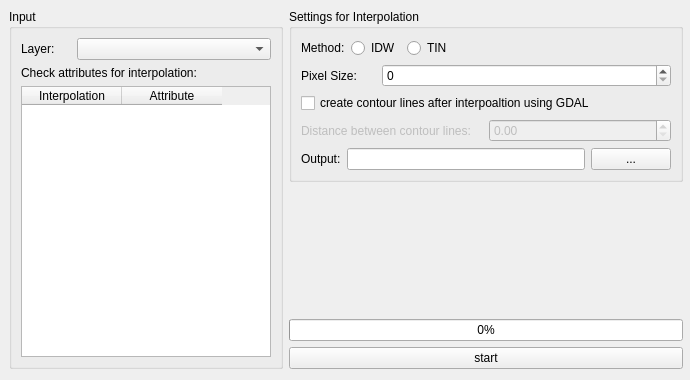
<?xml version="1.0" encoding="UTF-8"?>
<ui version="4.0">
 <class>BatchInterpolationDialogBase</class>
 <widget class="QDialog" name="BatchInterpolationDialogBase">
  <property name="geometry">
   <rect>
    <x>0</x>
    <y>0</y>
    <width>690</width>
    <height>380</height>
   </rect>
  </property>
  <property name="windowTitle">
   <string>Batch-Interpolation</string>
  </property>
  <widget class="QWidget" name="horizontalLayoutWidget">
   <property name="geometry">
    <rect>
     <x>9</x>
     <y>9</y>
     <width>674</width>
     <height>360</height>
    </rect>
   </property>
   <layout class="QHBoxLayout" name="horizontalLayout_main">
    <item>
     <layout class="QVBoxLayout" name="verticalLayout_input">
      <property name="sizeConstraint">
       <enum>QLayout::SetDefaultConstraint</enum>
      </property>
      <item>
       <widget class="QGroupBox" name="groupBox_input">
        <property name="title">
         <string>Input</string>
        </property>
        <layout class="QVBoxLayout" name="verticalLayout_4">
         <item>
          <layout class="QVBoxLayout" name="verticalLayout_input_2">
           <item>
            <layout class="QHBoxLayout" name="horizontalLayout_2">
             <item>
              <widget class="QLabel" name="label_layer">
               <property name="sizePolicy">
                <sizepolicy hsizetype="Preferred" vsizetype="Fixed">
                 <horstretch>0</horstretch>
                 <verstretch>0</verstretch>
                </sizepolicy>
               </property>
               <property name="maximumSize">
                <size>
                 <width>50</width>
                 <height>16777215</height>
                </size>
               </property>
               <property name="text">
                <string>Layer:</string>
               </property>
              </widget>
             </item>
             <item>
              <widget class="QComboBox" name="comboBox_layers"/>
             </item>
            </layout>
           </item>
           <item>
            <widget class="QLabel" name="label_attributes">
             <property name="text">
              <string>Check attributes for interpolation:</string>
             </property>
            </widget>
           </item>
           <item>
            <layout class="QHBoxLayout" name="horizontalLayout_3">
             <item>
              <widget class="QTableWidget" name="tableWidget_attributes">
               <property name="sizePolicy">
                <sizepolicy hsizetype="Preferred" vsizetype="Expanding">
                 <horstretch>0</horstretch>
                 <verstretch>0</verstretch>
                </sizepolicy>
               </property>
               <property name="maximumSize">
                <size>
                 <width>250</width>
                 <height>16777215</height>
                </size>
               </property>
               <property name="rowCount">
                <number>0</number>
               </property>
               <property name="columnCount">
                <number>2</number>
               </property>
               <column>
                <property name="text">
                 <string>Interpolation</string>
                </property>
               </column>
               <column>
                <property name="text">
                 <string>Attribute</string>
                </property>
               </column>
              </widget>
             </item>
            </layout>
           </item>
          </layout>
         </item>
        </layout>
       </widget>
      </item>
     </layout>
    </item>
    <item>
     <layout class="QVBoxLayout" name="verticalLayout_6">
      <item>
       <widget class="QGroupBox" name="groupBox_setting">
        <property name="sizePolicy">
         <sizepolicy hsizetype="Preferred" vsizetype="Preferred">
          <horstretch>0</horstretch>
          <verstretch>0</verstretch>
         </sizepolicy>
        </property>
        <property name="title">
         <string>Settings for Interpolation</string>
        </property>
        <layout class="QVBoxLayout" name="verticalLayout_2">
         <item>
          <layout class="QVBoxLayout" name="verticalLayout_7">
           <item>
            <layout class="QHBoxLayout" name="horizontalLayout_4">
             <item>
              <widget class="QLabel" name="label_method">
               <property name="text">
                <string>Method:</string>
               </property>
              </widget>
             </item>
             <item>
              <widget class="QRadioButton" name="radioButton_idw">
               <property name="text">
                <string>IDW</string>
               </property>
               <attribute name="buttonGroup">
                <string notr="true">buttonGroup_method</string>
               </attribute>
              </widget>
             </item>
             <item>
              <widget class="QRadioButton" name="radioButton_tin">
               <property name="text">
                <string>TIN</string>
               </property>
               <attribute name="buttonGroup">
                <string notr="true">buttonGroup_method</string>
               </attribute>
              </widget>
             </item>
             <item>
              <spacer name="horizontalSpacer">
               <property name="orientation">
                <enum>Qt::Horizontal</enum>
               </property>
               <property name="sizeHint" stdset="0">
                <size>
                 <width>40</width>
                 <height>20</height>
                </size>
               </property>
              </spacer>
             </item>
            </layout>
           </item>
           <item>
            <layout class="QHBoxLayout" name="horizontalLayout_5">
             <item>
              <widget class="QLabel" name="label_pixelSize">
               <property name="maximumSize">
                <size>
                 <width>75</width>
                 <height>16777215</height>
                </size>
               </property>
               <property name="text">
                <string>Pixel Size:</string>
               </property>
              </widget>
             </item>
             <item>
              <widget class="QSpinBox" name="spinBox_pixelSize"/>
             </item>
            </layout>
           </item>
           <item>
            <layout class="QVBoxLayout" name="verticalLayout_5">
             <item>
              <widget class="QCheckBox" name="checkBox_contourLines">
               <property name="text">
                <string>create contour lines after interpoaltion using GDAL</string>
               </property>
              </widget>
             </item>
            </layout>
           </item>
           <item>
            <layout class="QHBoxLayout" name="horizontalLayout_9">
             <item>
              <widget class="QLabel" name="label_contourLines">
               <property name="enabled">
                <bool>false</bool>
               </property>
               <property name="text">
                <string>Distance between contour lines:</string>
               </property>
              </widget>
             </item>
             <item>
              <widget class="QDoubleSpinBox" name="doubleSpinBox_contourLines">
               <property name="enabled">
                <bool>false</bool>
               </property>
              </widget>
             </item>
            </layout>
           </item>
           <item>
            <layout class="QHBoxLayout" name="horizontalLayout_8">
             <item>
              <widget class="QLabel" name="label_output">
               <property name="text">
                <string>Output:</string>
               </property>
              </widget>
             </item>
             <item>
              <widget class="QLineEdit" name="lineEdit_output"/>
             </item>
             <item>
              <widget class="QPushButton" name="pushButton_output">
               <property name="text">
                <string>...</string>
               </property>
               <property name="autoDefault">
                <bool>false</bool>
               </property>
              </widget>
             </item>
            </layout>
           </item>
          </layout>
         </item>
        </layout>
       </widget>
      </item>
      <item>
       <spacer name="verticalSpacer">
        <property name="orientation">
         <enum>Qt::Vertical</enum>
        </property>
        <property name="sizeHint" stdset="0">
         <size>
          <width>20</width>
          <height>40</height>
         </size>
        </property>
       </spacer>
      </item>
      <item>
       <widget class="QProgressBar" name="progressBar">
        <property name="value">
         <number>0</number>
        </property>
       </widget>
      </item>
      <item>
       <widget class="QPushButton" name="pushButton_start">
        <property name="sizePolicy">
         <sizepolicy hsizetype="Expanding" vsizetype="Fixed">
          <horstretch>0</horstretch>
          <verstretch>0</verstretch>
         </sizepolicy>
        </property>
        <property name="text">
         <string>start</string>
        </property>
        <property name="autoDefault">
         <bool>false</bool>
        </property>
       </widget>
      </item>
     </layout>
    </item>
   </layout>
  </widget>
 </widget>
 <resources/>
 <connections/>
 <buttongroups>
  <buttongroup name="buttonGroup_method"/>
 </buttongroups>
</ui>
